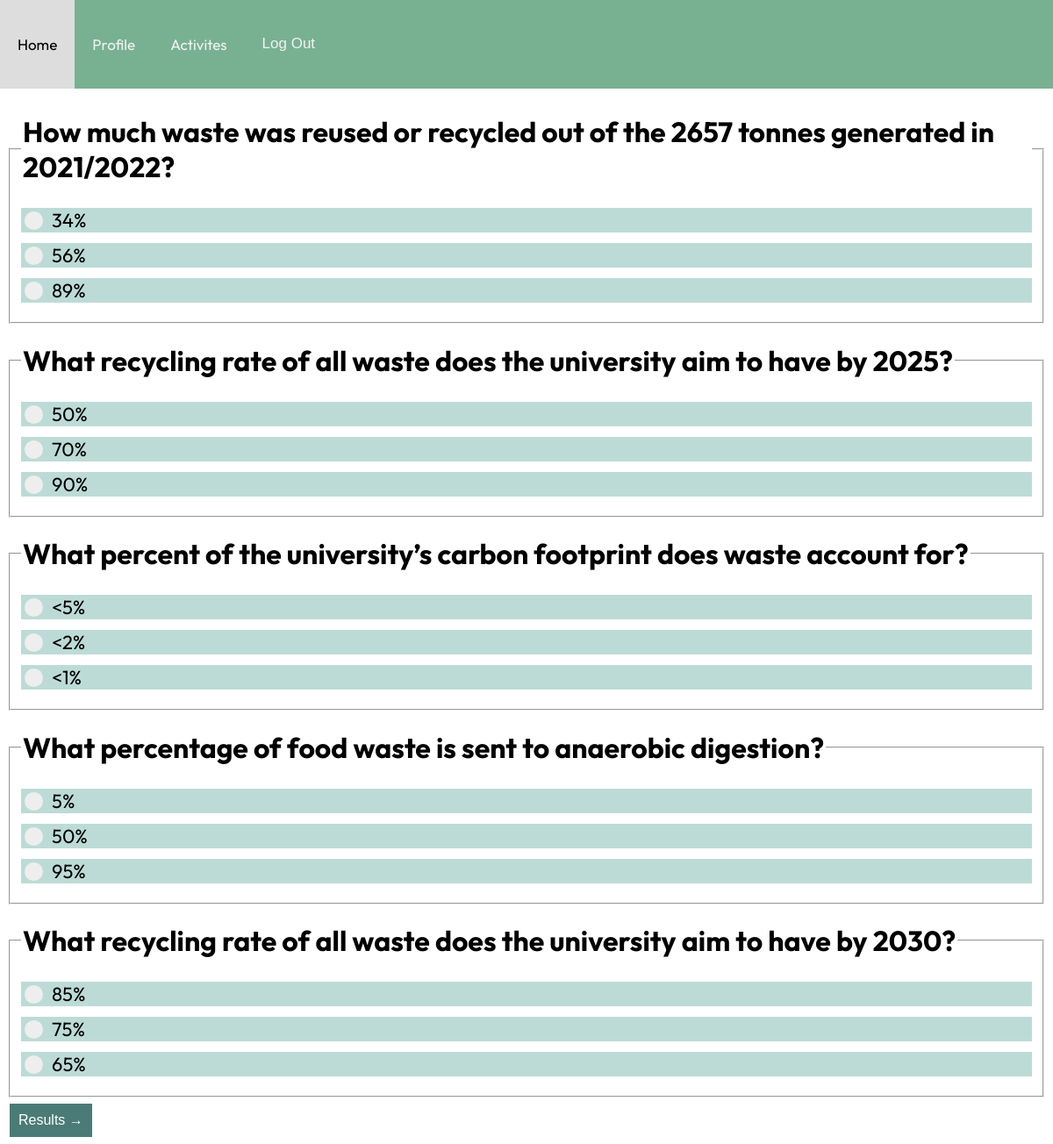
The page /quiz/1/questions on the database its author committed.
### quiz/models.py (models this page shows, shortened)
class Question(models.Model):
    SINGLE_ANS = "SIN"
    ONE_OR_MORE_ANS = "OOM"
    QUESTION_TYPES = {
        SINGLE_ANS: "Single correct answer",
        ONE_OR_MORE_ANS: "One or more correct answers",
    }
    quiz = models.ForeignKey(Quiz, null=True, on_delete=models.SET_NULL)
    text = models.CharField(max_length=200)
    question_type = models.CharField(max_length=3, choices=QUESTION_TYPES)

class Answer(models.Model):
    question = models.ForeignKey(Question, on_delete=models.CASCADE)
    text = models.CharField(max_length=200)
    is_correct = models.BooleanField()

### quiz/views.py (the view)
# urls.py: path("<int:quiz_id>/questions", views.question, name="question"),
def question(request, quiz_id):
    quiz = get_object_or_404(Quiz, pk=quiz_id)
    return render(request, "quiz/question.html", {"quiz":quiz})

### quiz/templates/quiz/question.html (shortened to what this page needs)
{% load static %}
<!doctype html>
<html lang="en">
  <head>
    <link rel="stylesheet" href="{% static 'quiz/question.css' %}">
  </head>
  <header>
    <div class="topnav">
        <a href="{% url 'home' %}" class="nav-item nav-link" >Home</a>
        <a href="{% url 'profile' %}" class="nav-item nav-link" >Profile</a>
        <a href="{% url 'game_map' %}" class="nav-item nav-link">Activites</a>
        <form method="post" action="{% url 'logout' %}">
            <button type="submit">Log Out</button>
        </form>
    </div>
  </header>
  <body>
    <div class="centre">
      <form id="question-set" action="{% url 'quiz:results' quiz.id %}" method="post">
        {% for question in quiz.question_set.all %}
          <fieldset>
            <legend><h1>{{ question.text }}</h1></legend>
            {% if question.question_type == "SIN" %}
              {% for answer in question.answer_set.all %}
                <div class="answer-{{ forloop.counter }}">
                  <label class="container1">
                    <span class="checkmark1"></span>
                    <label for="{{ answer.question.id }}">{{ answer.text }}</label><br>
                  </label>
                </div>
              {% endfor %}
            {% endif %}
          </fieldset>
        {% endfor %}
        <input type="submit" onclick="postAnswers()" value="Results &rarr;"/>
      </form>
    </div>
  </body>
</html>

### quiz/static/quiz/question.css (style rules this page uses)
body { display: block; margin: 0; font-family: "Outfit"; }
.container1 { background-color: #bddbd6; display: block; position: relative; padding-left: 35px; margin-bottom: 12px; cursor: pointer; font-size: 22px; -webkit-user-select: none; -moz-user-select: none; -ms-user-select: none; user-select: none; }
.checkmark1 { position: absolute; top: 4px; left: 4px; height: 21px; width: 21px; background-color: #eee; border-radius: 50%; }
.checkmark1:after { content: ""; position: absolute; display: none; }
.container1 .checkmark1:after { top: 7px; left: 7px; width: 8px; height: 8px; border-radius: 50%; background: white; }
.centre { margin: 8px; }
button[type=submit] { background-color: #77b192; overflow: hidden; border: none; float: left; color: #f2f2f2; text-align: center; padding: 40px 20px 40px 20px; text-decoration: none; font-size: 17px; }
input[type=submit] { background-color: #4b7b76; border: none; color: white; padding: 10px 10px; text-align: center; text-decoration: none; font-size: medium; cursor: pointer; margin-top: 7px; margin-left: 3px; }
.topnav { background-color: #77b192; overflow: hidden; margin-top: 0; margin-left: 0; }
.topnav a { float: left; color: #f2f2f2; text-align: center; padding: 40px 20px 40px 20px; text-decoration: none; font-size: 17px; }

### rows shown on the page
Question: text "How much waste was reused or recycled out of the 2657 tonnes generated in 2021/2022?"
Answer: text "34%"
Answer: text "56%"
Answer: text "89%"
Question: text "What recycling rate of all waste does the university aim to have by 2025?"
Answer: text "50%"
Answer: text "70%"
Answer: text "90%"
Question: text "What percent of the university’s carbon footprint does waste account for?"
Answer: text "<5%"
Answer: text "<2%"
Answer: text "<1%"
Question: text "What percentage of food waste is sent to anaerobic digestion?"
Answer: text "5%"
Answer: text "50%"
Answer: text "95%"
Question: text "What recycling rate of all waste does the university aim to have by 2030?"
Answer: text "85%"
Answer: text "75%"
Answer: text "65%"
